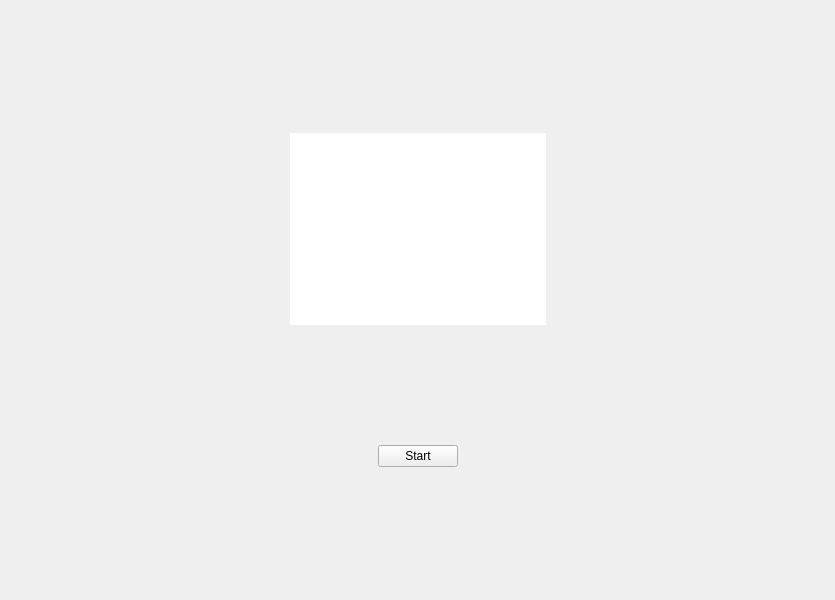
<?xml version="1.0" encoding="UTF-8"?>
<ui version="4.0">
 <class>Reaction</class>
 <widget class="QWidget" name="Reaction">
  <property name="geometry">
   <rect>
    <x>0</x>
    <y>0</y>
    <width>835</width>
    <height>600</height>
   </rect>
  </property>
  <property name="windowTitle">
   <string>Reaction</string>
  </property>
  <layout class="QVBoxLayout" name="verticalLayout_2">
   <item>
    <layout class="QHBoxLayout" name="horizontalLayout_4">
     <item>
      <widget class="QWidget" name="background_widget" native="true">
       <layout class="QHBoxLayout" name="horizontalLayout_3">
        <item>
         <spacer name="horizontalSpacer_4">
          <property name="orientation">
           <enum>Qt::Horizontal</enum>
          </property>
          <property name="sizeHint" stdset="0">
           <size>
            <width>40</width>
            <height>20</height>
           </size>
          </property>
         </spacer>
        </item>
        <item>
         <spacer name="horizontalSpacer">
          <property name="orientation">
           <enum>Qt::Horizontal</enum>
          </property>
          <property name="sizeHint" stdset="0">
           <size>
            <width>40</width>
            <height>20</height>
           </size>
          </property>
         </spacer>
        </item>
        <item>
         <layout class="QVBoxLayout" name="verticalLayout">
          <item>
           <spacer name="verticalSpacer">
            <property name="orientation">
             <enum>Qt::Vertical</enum>
            </property>
            <property name="sizeHint" stdset="0">
             <size>
              <width>20</width>
              <height>40</height>
             </size>
            </property>
           </spacer>
          </item>
          <item>
           <widget class="QTextEdit" name="te_text">
            <property name="font">
             <font>
              <pointsize>48</pointsize>
              <weight>75</weight>
              <bold>true</bold>
             </font>
            </property>
            <property name="frameShape">
             <enum>QFrame::NoFrame</enum>
            </property>
            <property name="readOnly">
             <bool>true</bool>
            </property>
           </widget>
          </item>
          <item>
           <spacer name="verticalSpacer_3">
            <property name="orientation">
             <enum>Qt::Vertical</enum>
            </property>
            <property name="sizeHint" stdset="0">
             <size>
              <width>20</width>
              <height>40</height>
             </size>
            </property>
           </spacer>
          </item>
          <item>
           <layout class="QHBoxLayout" name="horizontalLayout">
            <item>
             <spacer name="horizontalSpacer_6">
              <property name="orientation">
               <enum>Qt::Horizontal</enum>
              </property>
              <property name="sizeHint" stdset="0">
               <size>
                <width>40</width>
                <height>20</height>
               </size>
              </property>
             </spacer>
            </item>
            <item>
             <widget class="QPushButton" name="button">
              <property name="text">
               <string>Start</string>
              </property>
             </widget>
            </item>
            <item>
             <spacer name="horizontalSpacer_5">
              <property name="orientation">
               <enum>Qt::Horizontal</enum>
              </property>
              <property name="sizeHint" stdset="0">
               <size>
                <width>40</width>
                <height>20</height>
               </size>
              </property>
             </spacer>
            </item>
           </layout>
          </item>
          <item>
           <spacer name="verticalSpacer_2">
            <property name="orientation">
             <enum>Qt::Vertical</enum>
            </property>
            <property name="sizeHint" stdset="0">
             <size>
              <width>20</width>
              <height>40</height>
             </size>
            </property>
           </spacer>
          </item>
         </layout>
        </item>
        <item>
         <spacer name="horizontalSpacer_2">
          <property name="orientation">
           <enum>Qt::Horizontal</enum>
          </property>
          <property name="sizeHint" stdset="0">
           <size>
            <width>40</width>
            <height>20</height>
           </size>
          </property>
         </spacer>
        </item>
        <item>
         <spacer name="horizontalSpacer_3">
          <property name="orientation">
           <enum>Qt::Horizontal</enum>
          </property>
          <property name="sizeHint" stdset="0">
           <size>
            <width>40</width>
            <height>20</height>
           </size>
          </property>
         </spacer>
        </item>
       </layout>
      </widget>
     </item>
    </layout>
   </item>
  </layout>
 </widget>
 <resources/>
 <connections/>
</ui>
